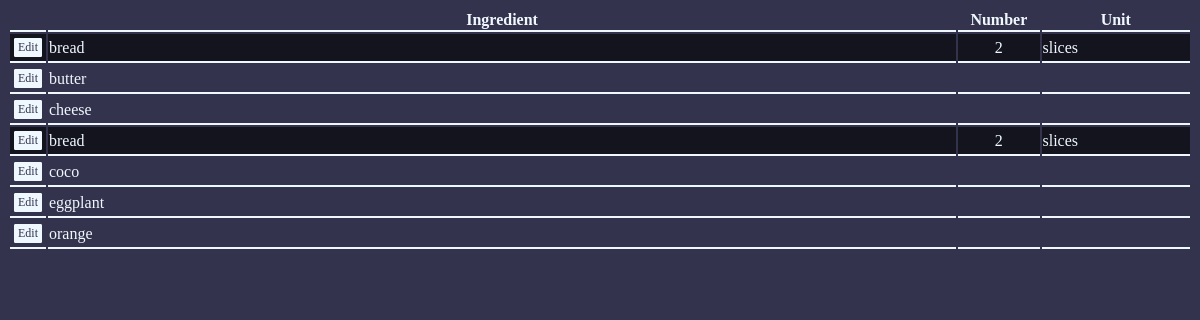
Page /tables/ingredients.php?rId=4 on the committed database.
### tables this page shows
CREATE TABLE `USER_INGREDIENTS` (
  `User_Id` int(11) NOT NULL,
  `Ingredient` varchar(20) NOT NULL,
  `count` int(11) NOT NULL DEFAULT '0',
  `unit` varchar(15) DEFAULT NULL,
  PRIMARY KEY (`User_Id`,`Ingredient`),
  KEY `IngredientUser_idx` (`Ingredient`),
  CONSTRAINT `IngredientUser` FOREIGN KEY (`Ingredient`) REFERENCES `INGREDIENT` (`Name`) ON DELETE CASCADE ON UPDATE CASCADE,
  CONSTRAINT `UserIDSTD` FOREIGN KEY (`User_Id`) REFERENCES `STD_USER` (`User_Id`) ON DELETE CASCADE ON UPDATE CASCADE
);

CREATE TABLE `RECIPE_CONTAINS` (
  `Recipe_Id` int(11) NOT NULL,
  `Ingredient` varchar(25) NOT NULL,
  `Quantity` float DEFAULT NULL,
  `Unit` varchar(15) DEFAULT NULL,
  PRIMARY KEY (`Recipe_Id`,`Ingredient`),
  KEY `RecipeIngredient_idx` (`Ingredient`),
  CONSTRAINT `RecipeIdContains` FOREIGN KEY (`Recipe_Id`) REFERENCES `RECIPE` (`Recipe_Id`) ON DELETE CASCADE ON UPDATE CASCADE,
  CONSTRAINT `RecipeIngredient` FOREIGN KEY (`Ingredient`) REFERENCES `INGREDIENT` (`Name`) ON DELETE CASCADE ON UPDATE CASCADE
);

### tables/ingredients.php (the view, shortened to what this page needs)
<?php
  function printTogglable($row, $rec, $in, $db) {
    $ingredient = $row['Ingredient'];
    if (!in_array($ingredient,$in)) {
      $style = '';
    } else {
      $style = 'background-color:rgba(0,0,0,0.6)';
    }
    $sqlText = "SELECT * FROM RECIPE_CONTAINS WHERE Recipe_Id = '$rec' AND Ingredient = '$ingredient' ;";
    $iInfo = $db->query($sqlText);
    $irow = $iInfo->fetch_assoc();
    $number = $irow['Quantity'];
    $unit = $irow['Unit'];
    echo "
    <tr style=\"$style\">
      <td><button class=\"smallButton\" onClick=\"location.href = '../edit/ingredient.php?rId=$rec&i=$ingredient'\">Edit</button></td>
      <td onClick=\"toggleInRecipe($rec,'$ingredient')\" style=\"text-align:left;width:80%;\">$ingredient</td>
      <td onClick=\"toggleInRecipe($rec,'$ingredient')\" style=\"text-align:center;width:7%;\">$number</td>
      <td onClick=\"toggleInRecipe($rec,'$ingredient')\" style=\"width:13%;\">$unit</td>
    </tr>";
  }
 ?>
<html>
  <head>
    <link rel="stylesheet" href="../styles/body_styles.css">
    <link rel="stylesheet" href="../styles/table_styles.css">
  </head>
  <body>
    <table>
      <tr>
        <th></th>
        <th>Ingredient</th>
        <th>Number</th>
        <th>Unit</th>
      </tr>
      <?php
        $rId = $_GET['rId'];
        $root = "../";
        include($root . "connection/dbConfig.php");
        $uID = $_SESSION['user_id'];
        if ($rId == NULL) {
          $sqlText = "SELECT * FROM USER_INGREDIENTS WHERE User_Id =" . $uID .";";
        } else {
          $sqlText = "SELECT * FROM USER_INGREDIENTS;";
        }
        $res = $db->query($sqlText);
        $inRecipe = array("");
        if ( !($rId == NULL) ) {
          $sqlInRecipe = "SELECT `RECIPE_CONTAINS`.`Ingredient` FROM `Project_Database`.`RECIPE_CONTAINS`
                          WHERE `Recipe_Id` = '$rId';";
          $inRecipeResult = $db->query($sqlInRecipe);
          if ( $inRecipeResult->num_rows > 0  ){
            while ( $row = $inRecipeResult->fetch_assoc() ) {
              array_push($inRecipe, $row['Ingredient']);
            }
          }
        }
        if ( $res->num_rows > 0 ) {
          while ( $row = $res->fetch_assoc() ) {
            if ( ($rId == NULL) ){
              printRegular($row);
            } else {
              printTogglable($row, $rId, $inRecipe, $db);
            }
          }
        } else {
          echo "<tr><td colspan=\"100%\">None</td></tr>";
        }
      ?>
    </table>
  </body>
</html>

### styles/body_styles.css (style rules this page uses)
html { background-color: #33334D; }
body { background-color: transparent; background-attachment: fixed; background-position: center; background-size: cover; color: #F0F8FF; font-family:avenir; font-size: 16; }

### styles/table_styles.css (style rules this page uses)
table { width: 100%; }
td, th { width: auto; margin: auto; border-bottom-width: 2px; border-bottom-style: solid; border-bottom-color: #F0F8FF; }
.smallButton { -webkit-transition-duration: 0.2s; transition-duration: 0.2s; background-color: #F0F8FF; border: none; color: #33334D; padding: 1px 3px; text-align: center; text-decoration: none; display: inline-block; font-size: 12px; font-family: avenir; border-radius: 1px; margin: 3px 3px; border: 1px solid #F0F8FF; }

### rows in the picture
user_ingredients: Ingredient "bread", recipe_contains.Quantity "2", recipe_contains.Unit "slices"
user_ingredients: Ingredient "butter"
user_ingredients: Ingredient "cheese"
user_ingredients: Ingredient "bread", recipe_contains.Quantity "2", recipe_contains.Unit "slices"
user_ingredients: Ingredient "coco"
user_ingredients: Ingredient "eggplant"
user_ingredients: Ingredient "orange"
